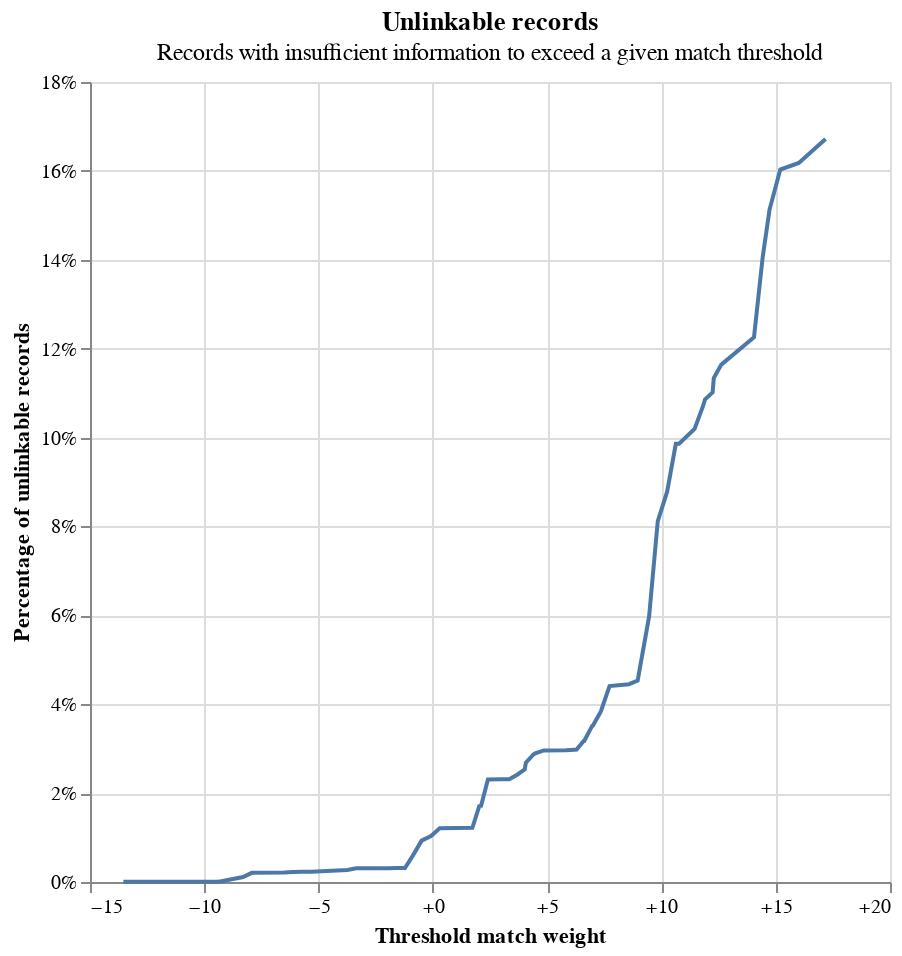

This figure's notebook cell:
### Code cell
linker.unlinkables_chart()

### Figure 1 — Vega-Lite specification as saved in the notebook (floating-point values rounded to 4 significant figures)
{"config": {"view": {"continuousWidth": 400, "continuousHeight": 300}}, "layer": [{"mark": {"type": "line"}, "encoding": {"x": {"axis": {"format": "+", "title": "Threshold match weight"}, "field": "match_weight", "type": "quantitative"}, "y": {"axis": {"format": "%", "title": "Percentage of unlinkable records"}, "field": "cum_prop", "type": "quantitative"}}}, {"mark": {"type": "point"}, "encoding": {"opacity": {"condition": {"param": "x_match_weight_y_cum_prop_coords_of_mouse", "value": 1, "empty": false}, "value": 0}, "tooltip": [{"field": "match_weight", "format": "+.5", "title": "Match weight", "type": "quantitative"}, {"field": "match_probability", "format": ".5", "title": "Match probability", "type": "quantitative"}, {"field": "cum_prop", "format": ".3%", "title": "Proportion of unlinkable records", "type": "quantitative"}], "x": {"axis": {"title": "Threshold match weight"}, "field": "match_weight", "type": "quantitative"}, "y": {"axis": {"format": "%", "title": "Percentage of unlinkable records"}, "field": "cum_prop", "type": "quantitative"}}, "name": "mouse_coords"}, {"mark": {"type": "rule", "color": "gray"}, "encoding": {"x": {"field": "match_weight", "type": "quantitative"}}, "transform": [{"filter": {"param": "x_match_weight_y_cum_prop_coords_of_mouse", "empty": false}}]}, {"mark": {"type": "rule", "color": "gray"}, "encoding": {"y": {"field": "cum_prop", "type": "quantitative"}}, "transform": [{"filter": {"param": "x_match_weight_y_cum_prop_coords_of_mouse", "empty": false}}]}], "data": {"name": "data-58b21a8a2cb7f7ea065c9557a3538890"}, "height": 400, "params": [{"name": "x_match_weight_y_cum_prop_coords_of_mouse", "select": {"type": "point", "fields": ["match_weight", "cum_prop"], "nearest": true, "on": "mouseover"}, "views": ["mouse_coords"]}], "title": {"text": "Unlinkable records", "subtitle": "Records with insufficient information to exceed a given match threshold"}, "width": 400, "$schema": "https://vega.github.io/schema/vega-lite/v5.9.3.json", "datasets": {"data-58b21a8a2cb7f7ea065c9557a3538890": [{"match_weight": -13.54, "match_probability": 8e-05, "prop": 3.954e-05, "cum_prop": 3.954e-05}, {"match_weight": -9.36, "match_probability": 0.00152, "prop": 1.977e-05, "cum_prop": 5.931e-05}, {"match_weight": -8.3, "match_probability": 0.00316, "prop": 0.001068, "cum_prop": 0.001127}, {"match_weight": -7.92, "match_probability": 0.00411, "prop": 0.0009293, "cum_prop": 0.002056}, {"match_weight": -6.5, "match_probability": 0.01096, "prop": 7.909e-05, "cum_prop": 0.002135}, {"match_weight": -6.12, "match_probability": 0.01422, "prop": 0.0001186, "cum_prop": 0.002254}, {"match_weight": -5.7, "match_probability": 0.01886, "prop": 5.931e-05, "cum_prop": 0.002313}, {"match_weight": -5.32, "match_probability": 0.02442, "prop": 1.977e-05, "cum_prop": 0.002333}, {"match_weight": -3.74, "match_probability": 0.06966, "prop": 0.0003559, "cum_prop": 0.002689}, {"match_weight": -3.36, "match_probability": 0.08883, "prop": 0.0003954, "cum_prop": 0.003084}, {"match_weight": -1.93, "match_probability": 0.2075, "prop": 1.977e-05, "cum_prop": 0.003104}, {"match_weight": -1.61, "match_probability": 0.2474, "prop": 1.977e-05, "cum_prop": 0.003124}, {"match_weight": -1.22, "match_probability": 0.2997, "prop": 1.977e-05, "cum_prop": 0.003144}, {"match_weight": -0.87, "match_probability": 0.353, "prop": 0.002847, "cum_prop": 0.005991}, {"match_weight": -0.49, "match_probability": 0.4154, "prop": 0.003322, "cum_prop": 0.009312}, {"match_weight": -0.08, "match_probability": 0.4864, "prop": 0.001048, "cum_prop": 0.01036}, {"match_weight": 0.3, "match_probability": 0.5522, "prop": 0.00172, "cum_prop": 0.01208}, {"match_weight": 1.73, "match_probability": 0.768, "prop": 9.886e-05, "cum_prop": 0.01218}, {"match_weight": 2.03, "match_probability": 0.8034, "prop": 0.004884, "cum_prop": 0.01706}, {"match_weight": 2.11, "match_probability": 0.8117, "prop": 9.886e-05, "cum_prop": 0.01716}, {"match_weight": 2.41, "match_probability": 0.8418, "prop": 0.005892, "cum_prop": 0.02305}, {"match_weight": 2.96, "match_probability": 0.886, "prop": 3.954e-05, "cum_prop": 0.02309}, {"match_weight": 3.34, "match_probability": 0.91, "prop": 1.977e-05, "cum_prop": 0.02311}, {"match_weight": 3.69, "match_probability": 0.928, "prop": 0.001028, "cum_prop": 0.02414}, {"match_weight": 4.02, "match_probability": 0.9418, "prop": 0.001186, "cum_prop": 0.02533}, {"match_weight": 4.07, "match_probability": 0.9438, "prop": 0.001542, "cum_prop": 0.02687}, {"match_weight": 4.4, "match_probability": 0.9547, "prop": 0.001819, "cum_prop": 0.02869}, {"match_weight": 4.48, "match_probability": 0.9572, "prop": 0.0002768, "cum_prop": 0.02897}, {"match_weight": 4.86, "match_probability": 0.9668, "prop": 0.0006327, "cum_prop": 0.0296}, {"match_weight": 5.82, "match_probability": 0.9826, "prop": 1.977e-05, "cum_prop": 0.02962}, {"match_weight": 6.2, "match_probability": 0.9866, "prop": 0.0001582, "cum_prop": 0.02978}, {"match_weight": 6.29, "match_probability": 0.9874, "prop": 3.954e-05, "cum_prop": 0.02982}, {"match_weight": 6.59, "match_probability": 0.9898, "prop": 0.001878, "cum_prop": 0.03169}, {"match_weight": 6.62, "match_probability": 0.9899, "prop": 1.977e-05, "cum_prop": 0.03171}, {"match_weight": 6.97, "match_probability": 0.9921, "prop": 0.003401, "cum_prop": 0.03511}, {"match_weight": 7.0, "match_probability": 0.9922, "prop": 3.954e-05, "cum_prop": 0.03515}, {"match_weight": 7.35, "match_probability": 0.9939, "prop": 0.003243, "cum_prop": 0.0384}, {"match_weight": 7.73, "match_probability": 0.9953, "prop": 0.005694, "cum_prop": 0.04409}, {"match_weight": 8.58, "match_probability": 0.9974, "prop": 0.0004152, "cum_prop": 0.04451}, {"match_weight": 8.96, "match_probability": 0.998, "prop": 0.0008106, "cum_prop": 0.04532}, {"match_weight": 9.46, "match_probability": 0.9986, "prop": 0.01437, "cum_prop": 0.05969}, {"match_weight": 9.84, "match_probability": 0.9989, "prop": 0.02149, "cum_prop": 0.08118}, {"match_weight": 10.25, "match_probability": 0.9992, "prop": 0.006643, "cum_prop": 0.08782}, {"match_weight": 10.63, "match_probability": 0.9994, "prop": 0.01078, "cum_prop": 0.0986}, {"match_weight": 10.77, "match_probability": 0.9994, "prop": 1.977e-05, "cum_prop": 0.09862}, {"match_weight": 11.45, "match_probability": 0.9996, "prop": 0.003322, "cum_prop": 0.1019}, {"match_weight": 11.83, "match_probability": 0.9997, "prop": 0.005279, "cum_prop": 0.1072}, {"match_weight": 11.91, "match_probability": 0.9997, "prop": 0.001384, "cum_prop": 0.1086}, {"match_weight": 12.24, "match_probability": 0.9998, "prop": 0.001562, "cum_prop": 0.1102}, {"match_weight": 12.29, "match_probability": 0.9998, "prop": 0.003223, "cum_prop": 0.1134}, {"match_weight": 12.62, "match_probability": 0.9998, "prop": 0.003025, "cum_prop": 0.1164}, {"match_weight": 14.05, "match_probability": 0.9999, "prop": 0.006169, "cum_prop": 0.1226}, {"match_weight": 14.43, "match_probability": 1.0, "prop": 0.01801, "cum_prop": 0.1406}, {"match_weight": 14.73, "match_probability": 1.0, "prop": 0.0107, "cum_prop": 0.1513}, {"match_weight": 15.2, "match_probability": 1.0, "prop": 0.009016, "cum_prop": 0.1603}, {"match_weight": 16.01, "match_probability": 1.0, "prop": 0.001483, "cum_prop": 0.1618}, {"match_weight": 17.18, "match_probability": 1.0, "prop": 0.005398, "cum_prop": 0.1672}]}}
